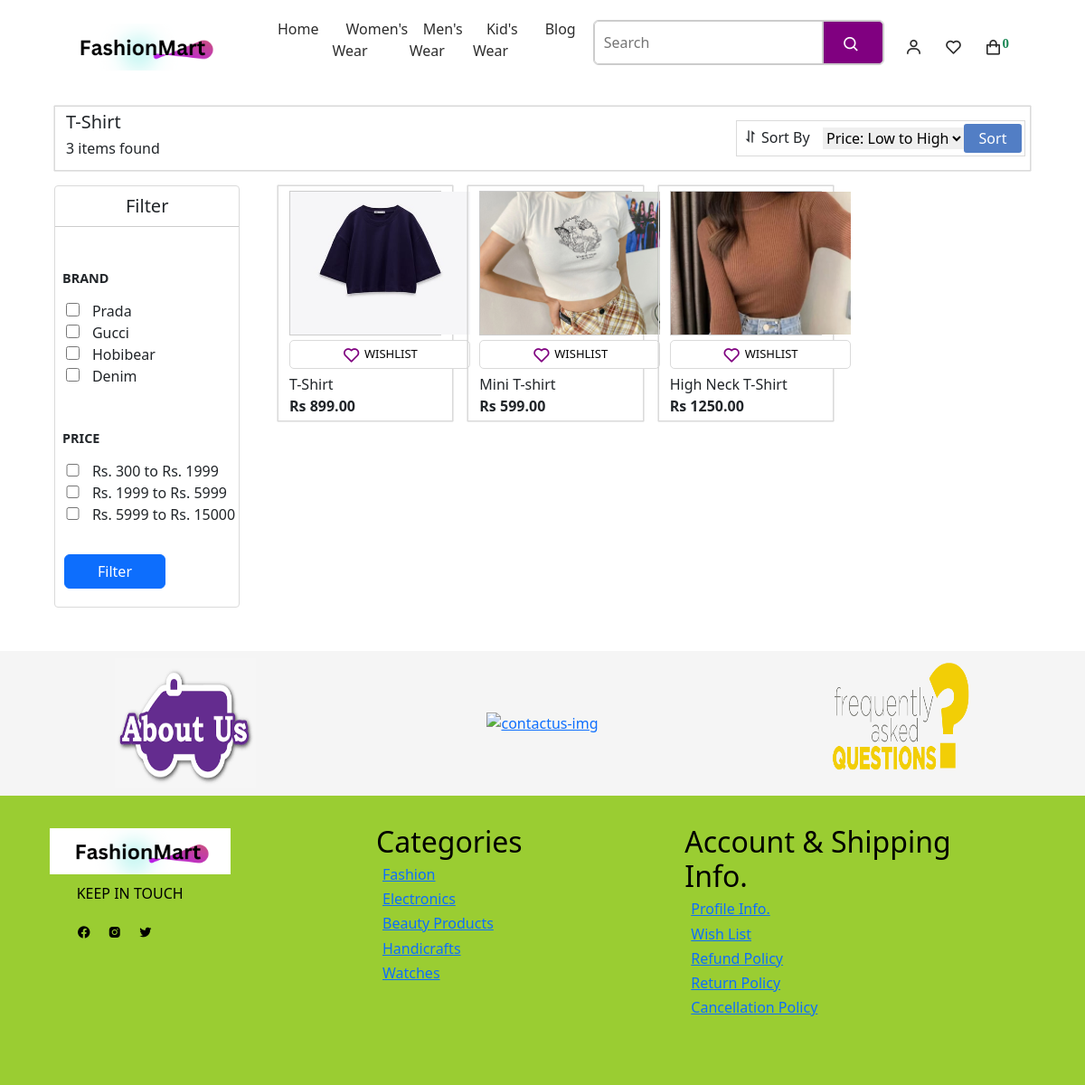
The app's page /subcategory/T-Shirt/ with its own data.
### myeSite/models.py (models this page shows, shortened)
class Brand(models.Model):
    name = models.CharField(max_length=255)

class Product(models.Model):
    name = models.CharField(max_length=255)
    description = models.TextField()
    stock_status = models.CharField(max_length=50, default='In Stock')
    old_price = models.DecimalField(max_digits=10, decimal_places=2, default=500,  null=True, blank=True)
    new_price = models.DecimalField(max_digits=10, decimal_places=2, default=400, null=False, blank=False)
    discount_price = models.DecimalField(max_digits=10, decimal_places=2, default=100,  null=True, blank=True)
    brand = models.ForeignKey(Brand, on_delete=models.CASCADE)
    category = models.ForeignKey(Category, on_delete=models.CASCADE)
    subcategory = models.ForeignKey(Subcategory, on_delete=models.CASCADE)
    image = models.ImageField(upload_to='product_images/')
    sizes = models.ManyToManyField(Size)
    isnew = models.BooleanField(default=False)

### myeSite/views.py (the view, shortened to what this page needs)
# urls.py: path('subcategory/<str:subcategory_name>/', views.subcategory_details, name='product'),
def subcategory_details(request, subcategory_name):
    subcategory = get_object_or_404(Subcategory, name=subcategory_name)
    items = Product.objects.filter(subcategory=subcategory)
    brand = Brand.objects.all()
    selected_brands = request.GET.getlist('brands')
    selected_price_ranges = request.GET.getlist('price')
    if selected_brands:
        items = items.filter(brand__id__in=selected_brands)
    items_count = items.count()
    return render(request, 'myeSite/productPages/product-list.html', {
        'subcateogry':subcategory,
        'items':items,
        'item_count':items_count,
        'brands':brand
    })

### myeSite/context_processors.py (called while the page is built)
def categories_processor(request):
    categories = Category.objects.all().prefetch_related('subcategories')
    return {'categories': categories}

def wishlist_item_count(request):
    if request.user.is_authenticated:
        wishlist_item_count = Wishlist.objects.filter(user=request.user).count()
    else:
        wishlist_item_count = 0
    return {'wishlist_item_count': wishlist_item_count}

### myeSite/templates/myeSite/productPages/product-list.html (shortened to what this page needs)
{% extends "main.html" %}
{% load static %}
{% block tShirt %}
<div class="tshirt-section">
    <div class="firstheadingdiv">
        <div class="info-content">
            <h5>{{subcateogry.name}}</h5>
            <h6>{% if item_count %}{{ item_count }} items found {% else %} No items found {% endif %}</h6>
        </div>
        <div class="sortby">
            <h6><i class='bx bx-sort'></i>Sort By</h6>
            <form method="POST" action="{% url 'product' subcateogry.name %}">
                <select id="services" name="services">
                    <option value="lowtohighprice" {% if request.POST.services == 'lowtohighprice' %}selected{% endif %}>Price: Low to High</option>
                </select>
                <div class="sortbtn">
                <input type="submit" value="Sort">
                </div>
            </form>
        </div>
    </div>
    <div class="filter-product">
        <div class="filter">
            <h2 class="text-center fs-5">Filter</h2>
            <h5 class="ms-2 mt-5">BRAND</h5>
            <form action="{% url 'product' subcateogry.name %}" method="GET">
                <ul>
                    {% for brand in brands %}
                    <li><input type="checkbox" name="brands" value="{{ brand.id }}" id="brand_{{ brand.id }}" {% if brand.id|stringformat:"s" in request.GET.brands %} checked {% endif %}>
                    <label for="brand_{{ brand.id }}">{{ brand.name }}</label></li>
                    {% endfor %}
                </ul>
    <h5 class="ms-2 mt-5">PRICE</h5>
    <ul>
        <li>
            <input type="checkbox" name="price" value="1" id="price1" {% if '1' in request.GET.price %} checked {% endif %}>
            <label for="price1">Rs. 300 to Rs. 1999</label>
        </li>
        <li>
            <input type="checkbox" name="price" value="2" id="price2" {% if '2' in request.GET.price %} checked {% endif %}>
            <label for="price2">Rs. 1999 to Rs. 5999</label>
        </li>
        <li>
            <input type="checkbox" name="price" value="3" id="price3" {% if '3' in request.GET.price %} checked {% endif %}>
            <label for="price3">Rs. 5999 to Rs. 15000</label>
        </li>
    </ul>
                    <button type="submit" class="btn btn-primary mt-3">Filter</button>
                </form>
        </div>
        {% if items %}
        <div class="product">
            <div class="row">
                 {% for item in items %}
                <div class="product-card">
                    <div class="tshirt-img">
                        {% if item.image %}
                        <a href="{% url 'itemsDetail' item.pk %}"><img src="{{ item.image.url }}" alt="{{ item.name }}"></a>
                        {% else %}
                        <p>No image available</p>
                        {% endif %}
                    </div>
                    <form method="post" action="#">
                        <button type="submit" class="addToWishlist"><i class='bx bx-heart' id="wishlist_hearticon"></i>WISHLIST</button>
                    </form>
                    <div class="infoaboutproduct">
                        <p>{{ item.name }}</p>
                        <span id='new-price' class="fw-semibold">Rs {{ item.new_price  }}</span>
                    </div>
                </div>
                {% endfor %}
            </div>
            {% else %}
            <h4 class="text-danger fw-bold">No Items Available</h4>
            {% endif %}
        </div>
    </div>
</div>
{% endblock %}

### myeSite/static/myeSite/css/style.css (style rules this page uses)
* { margin: 0; padding: 0; box-sizing: border-box; scroll-behavior: smooth; }
html, body { height: 100%; width: 100%; }
#new-price { font-weight: 900; }
.right-infoPart h5, span, p, button { margin-left: 10px; margin-top: 10px; margin-bottom: 1.2rem; }
button { width: 7rem; padding: 10px; border: none; border-radius: 5px; }
button i { font-size: 1.3rem; color: purple; }
#new-price { font-weight: 700; }
.tshirt-section { height: auto; width: 90%; margin-left: 5%; margin-top: 7.3rem; }
.firstheadingdiv { height: 4.5rem; width: 100%; border: 1px solid #dadada; display: flex; align-items: center; justify-content: space-between; padding-left: 5px; padding-right: 5px; box-shadow: 0px 0px 1px gray; margin-bottom: 1rem; }
.sortby { height: 2.5rem; width: 20rem; border: 1px solid #dadada; display: flex; align-items: center; justify-content: space-between; padding-right: 3px; }
.sortby form { display: flex; align-items: center; }
.sortbtn { align-items: center; }
.sortbtn input[type="submit"] { width: 4rem; height: 2rem; background-color: #527ec5; color: white; border: none; border-radius: 3px; }
.sortby h6, i { padding-right: 4px; margin-top: 4px; }
.info-content h5, h6 { padding-left: 7px; }
#services { border: none; outline: none; cursor: pointer; }
.filter-product { display: flex; gap: 2%; margin-bottom: 3rem; }
.filter { height: auto; width: 20%; border: 1px solid #dadada; border-radius: 4px; transition: all .42s ease; }
.filter h2 { padding: 10px; border-bottom: 1px solid #ccc; }
.filter h5 { margin-bottom: 1rem; font-size: .9rem; font-weight: 700; }
.filter ul { list-style-type: none; }
.filter ul li { margin-left: -20px; }
.filter input[type='checkbox'] { cursor: pointer; height: .92rem; width: .92rem; margin-right: 10px; }
.product { height: auto; width: 80%; margin-bottom: 5rem; margin-left: 2rem; }
.row { display: flex; justify-content: start; margin-bottom: 8px; }
.product-card { height: 16.3rem; width: 23%; border: 1px solid #dadada; box-shadow: 0px 0px 1px gray; position: relative; margin-bottom: 1.7rem; margin-right: 1rem; }
.tshirt-img { height: 10rem; width: 100%; border: 1px solid #ccc; margin-top: 5px; transition: transform .42s ease; }
.tshirt-img img { height: 100%; width: 199px; object-fit: cover; }
.infoaboutproduct { height: 7vh; width: 100%; }
.infoaboutproduct p, span { margin: 0; }
.addToWishlist { height: 2rem; width: 12.5rem; margin: 5px 0px; border: 1px solid #dadada; background-color: #fff; font-size: 13px; display: flex; align-items: center; justify-content: center; }

### records on screen
Brand: name "Prada"
Brand: name "Gucci"
Brand: name "Hobibear"
Brand: name "Denim"
Product: image (picture), name "T-Shirt", new_price "899.00"
Product: image (picture), name "Mini T-shirt", new_price "599.00"
Product: image (picture), name "High Neck T-Shirt", new_price "1250.00"

### other values on screen
{{ request.cart_items|length }} "0"
{{ item_count }} "3"
